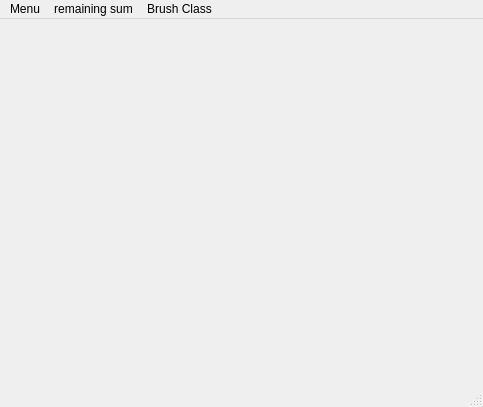
<?xml version="1.0" encoding="UTF-8"?>
<ui version="4.0">
 <class>MyBank</class>
 <widget class="QMainWindow" name="MyBank">
  <property name="geometry">
   <rect>
    <x>0</x>
    <y>0</y>
    <width>483</width>
    <height>407</height>
   </rect>
  </property>
  <property name="windowTitle">
   <string>MyBank</string>
  </property>
  <property name="styleSheet">
   <string notr="true"/>
  </property>
  <widget class="QWidget" name="centralwidget"/>
  <widget class="QMenuBar" name="menubar">
   <property name="geometry">
    <rect>
     <x>0</x>
     <y>0</y>
     <width>483</width>
     <height>26</height>
    </rect>
   </property>
   <widget class="QMenu" name="menuMenu">
    <property name="title">
     <string>Menu</string>
    </property>
    <addaction name="Addbill"/>
    <addaction name="Income"/>
   </widget>
   <widget class="QMenu" name="menuremaining_sum">
    <property name="title">
     <string>remaining sum</string>
    </property>
    <addaction name="Check_YuE"/>
   </widget>
   <widget class="QMenu" name="menuEveryDay_Clock">
    <property name="title">
     <string>Brush Class</string>
    </property>
    <addaction name="Clock_in"/>
   </widget>
   <addaction name="menuMenu"/>
   <addaction name="menuremaining_sum"/>
   <addaction name="menuEveryDay_Clock"/>
  </widget>
  <widget class="QStatusBar" name="statusbar"/>
  <action name="Addbill">
   <property name="text">
    <string>AddBill</string>
   </property>
  </action>
  <action name="Income">
   <property name="text">
    <string>Income</string>
   </property>
  </action>
  <action name="Check_YuE">
   <property name="text">
    <string>Check</string>
   </property>
  </action>
  <action name="Clock_in">
   <property name="text">
    <string>Add Class</string>
   </property>
  </action>
 </widget>
 <resources/>
 <connections/>
</ui>
